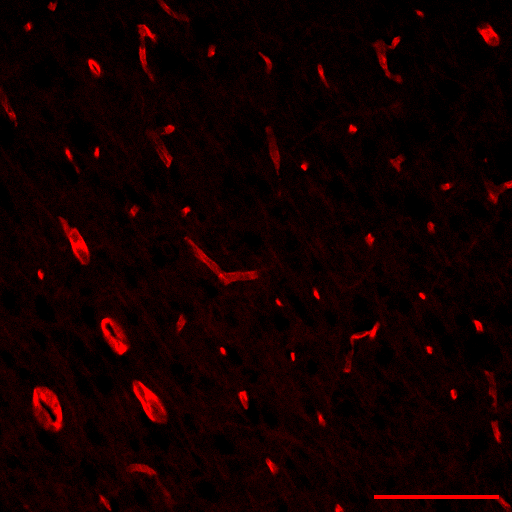
#> input picture day_2/codes/imgs/IHC.png, 512 x 512 px
$ python 2_image_manipulation_pillow.py
#> lines starting #> are read from the running program, lines starting #| are printed output that depends on the picture
# Basics of Image Manipulation with Pillow (PIL)
# https://pillow.readthedocs.io/en/stable/handbook/tutorial.html

# Step 1: Install Pillow
# If you haven't already, you can install Pillow using pip:
# pip install Pillow

# Step 2: Import the Pillow library
from PIL import Image

# Step 3: Open an image
image_path = "imgs/IHC.png"  # Replace with the path to your image
img = Image.open(image_path)
#> img is the input picture: PIL image 512x512 RGB; mean R, G, B 19.4, 0, 0

# Step 4: Display basic image properties
print("Image Format:", img.format)
#| Image Format: PNG
print("Image Mode:", img.mode)
#| Image Mode: RGB
print("Image Size:", img.size)
#| Image Size: (512, 512)

# Step 5: Show the image
img.show()

# Step 6: Convert the image to grayscale
img_gray = img.convert("L")
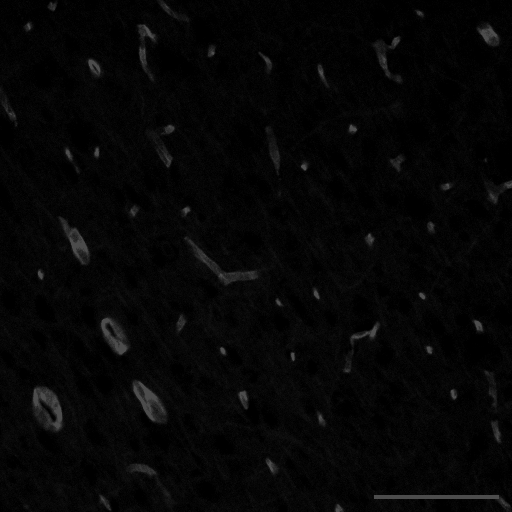
#> img_gray: PIL image 512x512 L; min 0, max 76, mean 5.8
img_gray.show()

# Step 7: Resize the image
new_size = (200, 200)
img_resized = img.resize(new_size)
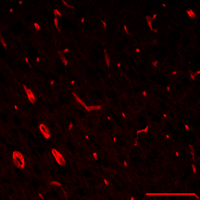
#> img_resized: PIL image 200x200 RGB; mean R, G, B 19.4, 0, 0
img_resized.show()

# Step 8: Crop a portion of the image
box = (50, 50, 150, 150)  # (left, upper, right, lower)
img_cropped = img.crop(box)
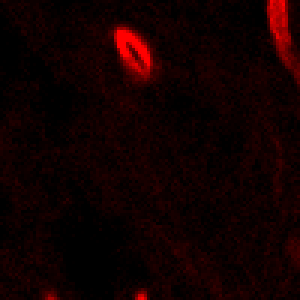
#> img_cropped: PIL image 100x100 RGB (shown 3 times larger); mean R, G, B 18.3, 0, 0
img_cropped.show()

# Step 9: Rotate the image
angle = 45  # Rotate by 45 degrees
img_rotated = img.rotate(angle)
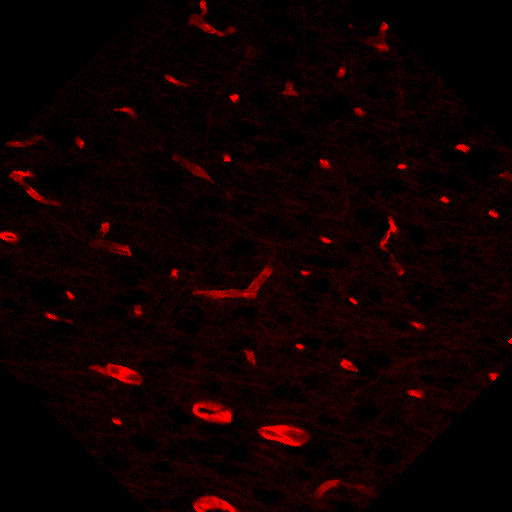
#> img_rotated: PIL image 512x512 RGB; mean R, G, B 16.2, 0, 0
img_rotated.show()

# Step 10: Save the modified image
img_gray.save("grayscale_image.jpg")
img_resized.save("resized_image.jpg")
img_cropped.save("cropped_image.jpg")
img_rotated.save("rotated_image.jpg")

# Step 11: Close the image
img.close()

$ run again, with day_2/codes/imgs/MRI_no_cancer.jpeg saved as day_2/codes/imgs/IHC.png
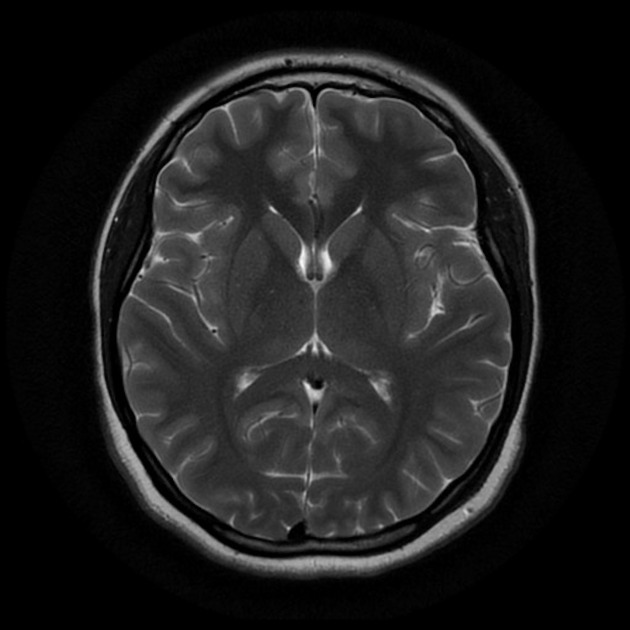
#> input picture day_2/codes/imgs/MRI_no_cancer.jpeg, 630 x 630 px
#> img is the input picture: PIL image 630x630 L; min 0, max 248, mean 29.7
#| Image Format: PNG
#| Image Mode: L
#| Image Size: (630, 630)
#> `img_cropped = img.crop(box)`:
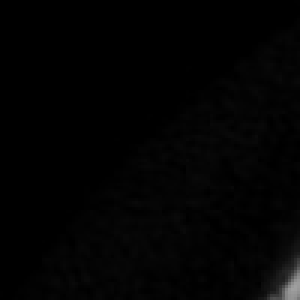
#> img_cropped: PIL image 100x100 L (shown 3 times larger); min 0, max 159, mean 2.7
#> `img_rotated = img.rotate(angle)`:
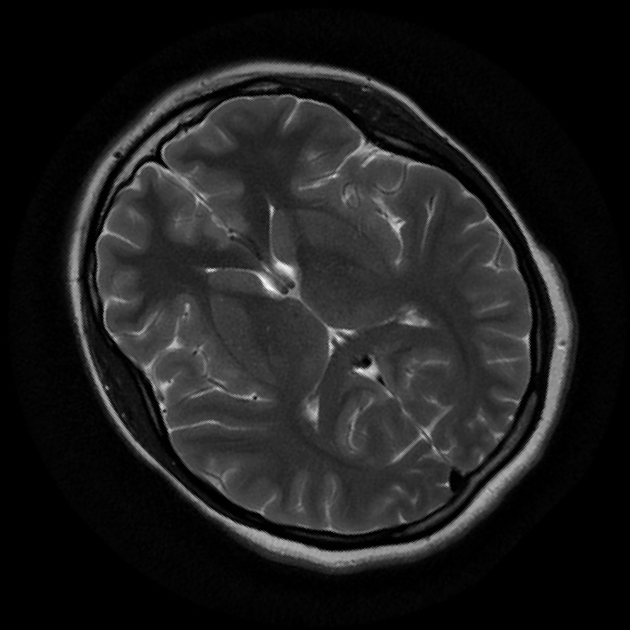
#> img_rotated: PIL image 630x630 L; min 0, max 248, mean 29.7
